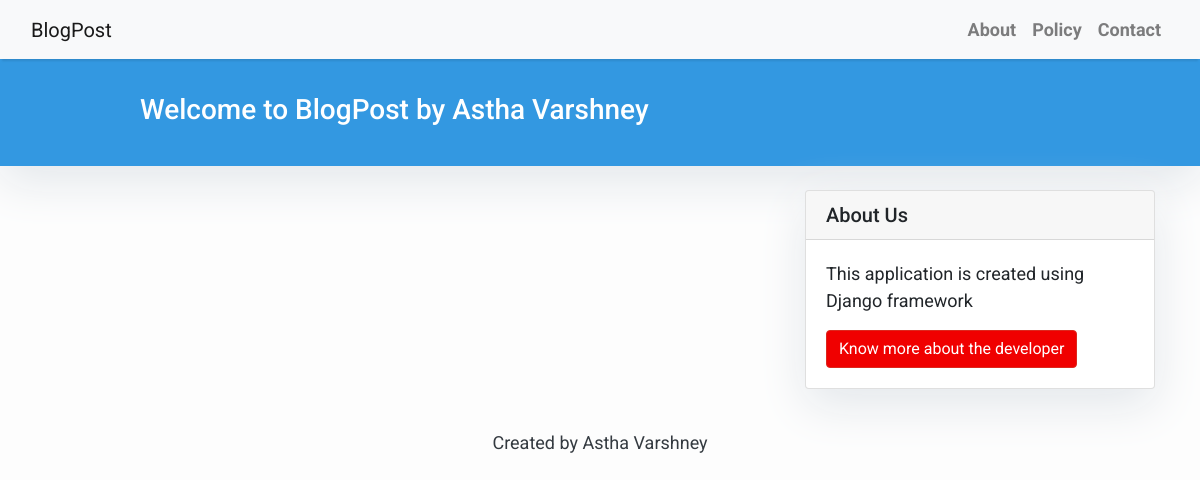
The app's page /, older data.
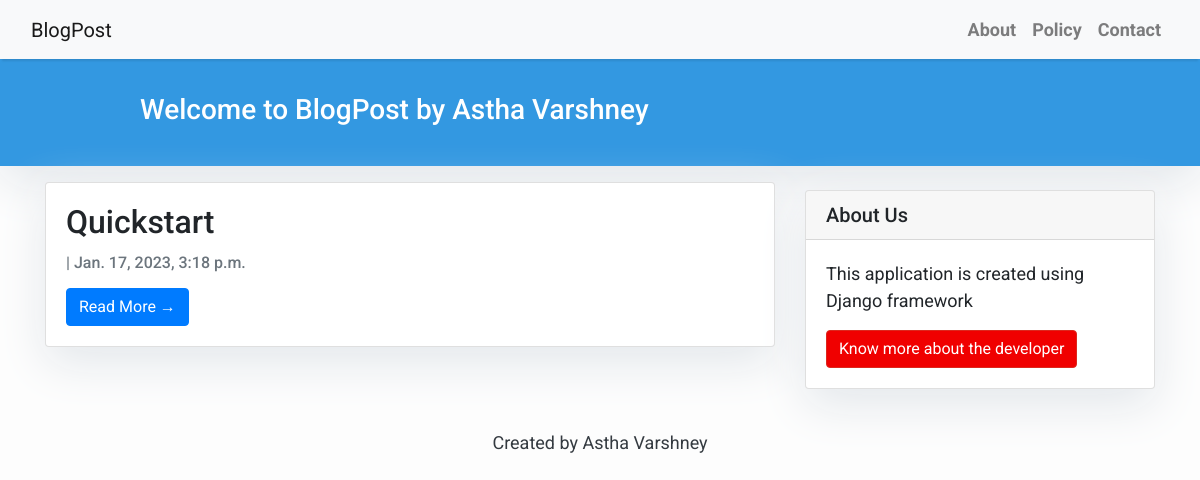
The same page, newer data.
### blog/models.py (models this page shows, shortened)
class Post(models.Model):
    title = models.CharField(max_length=200, unique=True)
    slug = models.SlugField(max_length=200, unique=True)
    author = models.ForeignKey(User, on_delete= models.CASCADE,related_name='blog_posts')
    updated_on = models.DateTimeField(auto_now= True)
    content = models.TextField()
    created_on = models.DateTimeField(auto_now_add=True)
    status = models.IntegerField(choices=STATUS, default=0)
    class Meta:
        ordering = ['-created_on']

### blog/views.py (the view)
# urls.py: path('', views.PostList.as_view(), name='home'),
class PostList(generic.ListView):
    queryset = Post.objects.filter(status=1).order_by('-created_on')
    template_name = 'index.html'

### templates/index.html (shortened to what this page needs)
{% extends "base.html" %}
{% block content %}
<header class="masthead">
    <div class="container">
        <div class="row">
            <div class=" col-md-8 col-md-10 mx-auto">
                <div class="site-heading">
                    <h3 class=" site-heading my-4 mt-3 text-white">Welcome to BlogPost by Astha Varshney</h3>
                </div>
            </div>
        </div>
    </div>
</header>
<div class="container">
    <div class="row">
        <div class="col-md-8 mt-3 left">
            {% for post in post_list %}
            <div class="card mb-4">
                <div class="card-body">
                    <h2 class="card-title">{{ post.title }}</h2>
                    <p class="card-text text-muted h6">{{ post.author }} | {{ post.created_on}} </p>
                    <a href="{% url 'post_detail' post.slug  %}" class="btn btn-primary">Read More &rarr;</a>
                </div>
            </div>
            {% endfor %}
        </div>
        {% block sidebar %} {% include 'sidebar.html' %} {% endblock sidebar %}
    </div>
</div>
{%endblock%}

Row changes from the older to the newer data that the page shows:
added Post: title "Quickstart", created_on "Jan. 17, 2023, 3:18 p.m."
